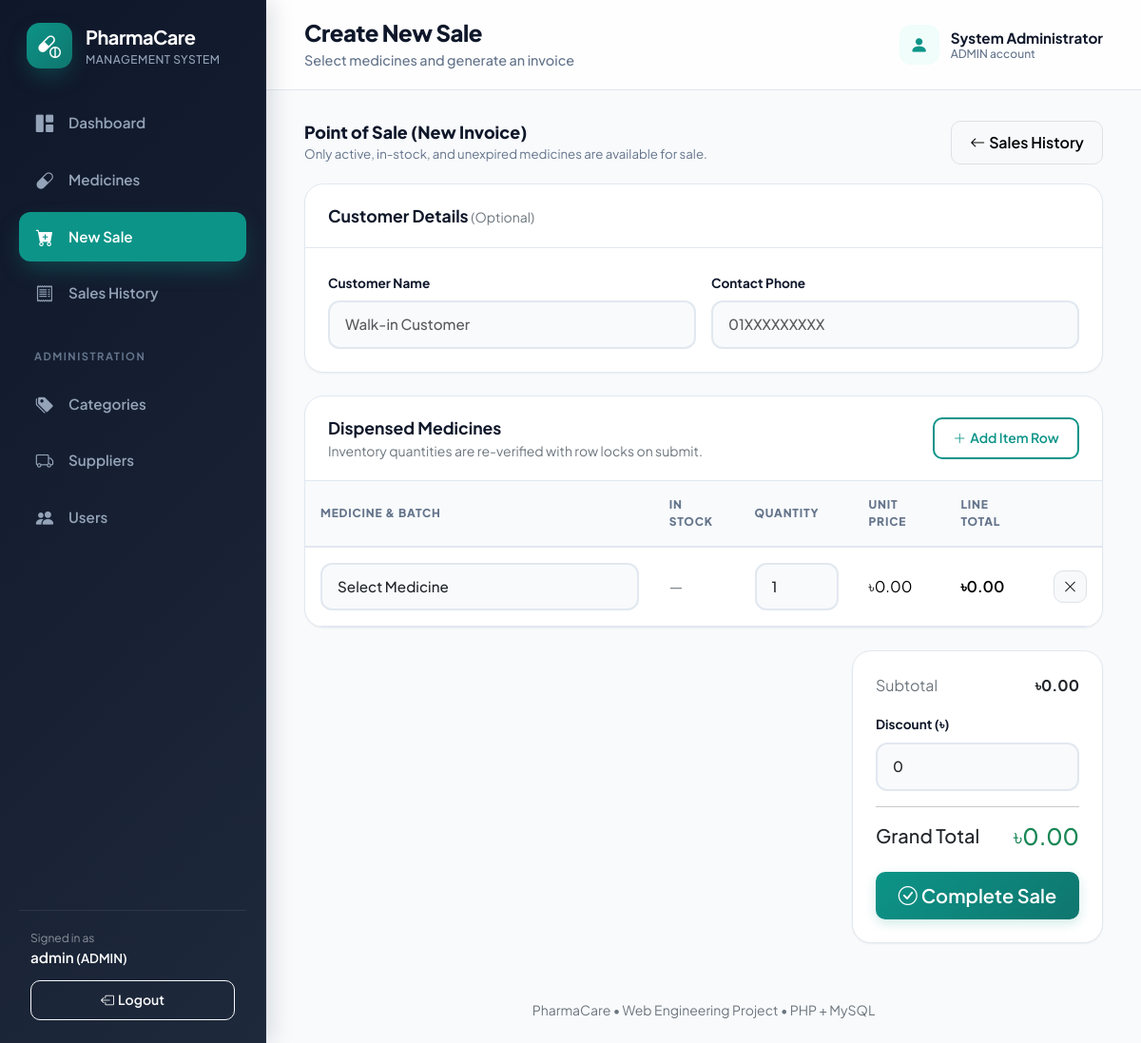
/index.php?page=sale_form (signed in), run on the app's committed database.
### tables this page shows
CREATE TABLE IF NOT EXISTS app_users (
 id BIGINT UNSIGNED NOT NULL AUTO_INCREMENT PRIMARY KEY,
 full_name VARCHAR(80) NOT NULL,
 username VARCHAR(50) NOT NULL UNIQUE,
 email VARCHAR(120) NULL UNIQUE,
 phone VARCHAR(30) NULL,
 address VARCHAR(255) NULL,
 password VARCHAR(255) NOT NULL,
 role ENUM('ADMIN','STAFF','CUSTOMER') NOT NULL DEFAULT 'CUSTOMER',
 enabled TINYINT(1) NOT NULL DEFAULT 1,
 created_at DATETIME NOT NULL DEFAULT CURRENT_TIMESTAMP
);

### index.php (called while the page is built, shortened)
<?php
require __DIR__ . '/includes/bootstrap.php';
$page = (string)($_GET['page'] ?? 'dashboard');
require_login();
require __DIR__ . '/includes/header.php';
include __DIR__ . '/pages/' . $page . '.php';
require __DIR__ . '/includes/footer.php';

### includes/functions.php (called while the page is built, shortened)
<?php
function e(mixed $value): string { return htmlspecialchars((string)($value ?? ''), ENT_QUOTES | ENT_SUBSTITUTE, 'UTF-8'); }
function url(string $page = 'dashboard', array $params = []): string { return 'index.php?' . http_build_query(['page' => $page] + $params); }
function fetch_all(string $sql, array $params = []): array { $stmt = db()->prepare($sql); $stmt->execute($params); return $stmt->fetchAll(); }
function fetch_one(string $sql, array $params = []): ?array { $stmt = db()->prepare($sql); $stmt->execute($params); $data = $stmt->fetch(); return $data ?: null; }
function user(): ?array { return $_SESSION['user'] ?? null; }
function require_login(): void {
    $row = fetch_one('SELECT id,full_name,username,role,enabled FROM app_users WHERE id=?', [user()['id']]);
}
function page_title(string $page): string { return [
    'dashboard' => 'Dashboard', 'medicines' => 'Medicine Inventory', 'medicine_form' => 'Medicine Details',
    'sales' => 'Sales History', 'sale_form' => 'Create New Sale', 'invoice' => 'Sales Invoice',
    'categories' => 'Medicine Categories', 'suppliers' => 'Suppliers', 'users' => 'User Management'
][$page] ?? 'PharmaCare'; }

### includes/bootstrap.php (called while the page is built, shortened)
<?php
$config = require dirname(__DIR__) . '/config.php';
require_once __DIR__ . '/functions.php';
function db(): PDO
{
    static $pdo = null;
    if ($pdo === null) {
        global $config;
        $dsn = 'mysql:host=' . $config['db_host'] . ';port=' . (int)($config['db_port'] ?? 3306) . ';dbname=' . $config['db_name'] . ';charset=utf8mb4';
        try {
            $pdo = new PDO($dsn, (string)$config['db_user'], (string)$config['db_pass'], [
                PDO::ATTR_ERRMODE => PDO::ERRMODE_EXCEPTION,
                PDO::ATTR_DEFAULT_FETCH_MODE => PDO::FETCH_ASSOC,
                PDO::ATTR_EMULATE_PREPARES => false,
            ]);
            $pdo->exec("SET time_zone = '+06:00'");
        } catch (PDOException $e) {
            http_response_code(500);
            die("
            <!doctype html>
            <html lang='en'>
            <head>
                <meta charset='utf-8'>
                <title>Database Connection Issue | PharmaCare</title>
                <style>
                    body { font-family: -apple-system, BlinkMacSystemFont, 'Segoe UI', Roboto, Helvetica, Arial, sans-serif; background: #f8fafc; color: #1e293b; padding: 40px 20px; }
                    .card { max-width: 600px; margin: 0 auto; background: #ffffff; border-radius: 12px; border: 1px solid #e2e8f0; padding: 32px; box-shadow: 0 4px 6px -1px rgba(0,0,0,0.05); }
                    h2 { color: #dc2626; margin-top: 0; font-size: 20px; }
                    .alert { background: #fef2f2; border: 1px solid #fee2e2; color: #991b1b; padding: 12px 16px; border-radius: 8px; font-size: 14px; margin-bottom: 20px; }
                    ul { padding-left: 20px; font-size: 14px; line-height: 1.6; }
                    code { background: #f1f5f9; padding: 2px 6px; border-radius: 4px; font-family: monospace; color: #0f172a; }
                </style>
            </head>
            <body>
                <div class='card'>
                    <h2>Database Connection Failed</h2>
                    <div class='alert'>" . htmlspecialchars($e->getMessage(), ENT_QUOTES, 'UTF-8') . "</div>
                    <p>Please check your <code>config.php</code> credentials:</p>
                    <ul>
                        <li><strong>Host:</strong> <code>" . htmlspecialchars((string)($config['db_host'] ?? ''), ENT_QUOTES, 'UTF-8') . "</code></li>
                        <li><strong>Database:</strong> <code>" . htmlspecialchars((string)($config['db_name'] ?? ''), ENT_QUOTES, 'UTF-8') . "</code></li>
                        <li><strong>User:</strong> <code>" . htmlspecialchars((string)($config['db_user'] ?? ''), ENT_QUOTES, 'UTF-8') . "</code></li>
                    </ul>
                    <p style='font-size: 13px; color: #64748b;'>Make sure your database is created in InfinityFree cPanel and <code>infinityfree_import.sql</code> has been imported.</p>
                </div>
            </body>
            </html>
            ");
        }
    }
    return $pdo;
}

### pages/sale_form.php (the view, shortened to what this page needs)
<?php
$medicines = fetch_all('SELECT id, name, brand_name, batch_number, quantity, selling_price, prescription_required FROM medicines WHERE active = 1 AND expiry_date >= CURDATE() AND quantity > 0 ORDER BY name, batch_number');
?>
<div class="page-intro">
    <div>
        <h2>Point of Sale (New Invoice)</h2>
        <p>Only active, in-stock, and unexpired medicines are available for sale.</p>
    </div>
    <a href="<?= e(url('sales')) ?>" class="btn btn-light border">
        <i class="bi bi-arrow-left me-1"></i>Sales History
    </a>
</div>
<form action="actions.php" method="post" id="saleForm">
    <div class="card mb-4">
        <div class="card-header">
            <strong>Customer Details</strong> <span class="text-secondary small">(Optional)</span>
        </div>
        <div class="card-body">
            <div class="row g-3">
                <div class="col-md-6">
                    <label class="form-label" for="customer_name">Customer Name</label>
                    <input class="form-control" id="customer_name" name="customer_name" maxlength="100" placeholder="Walk-in Customer">
                </div>
                <div class="col-md-6">
                    <label class="form-label" for="customer_phone">Contact Phone</label>
                    <input class="form-control" id="customer_phone" name="customer_phone" maxlength="30" placeholder="01XXXXXXXXX">
                </div>
            </div>
        </div>
    </div>
    <div class="card mb-4">
        <div class="card-header d-flex justify-content-between align-items-center">
            <div>
                <strong>Dispensed Medicines</strong>
                <div class="small text-secondary">Inventory quantities are re-verified with row locks on submit.</div>
            </div>
            <button type="button" id="addRow" class="btn btn-sm btn-outline-primary">
                <i class="bi bi-plus-lg me-1"></i>Add Item Row
            </button>
        </div>
        <div class="table-responsive">
            <table class="table" id="saleTable">
                <thead>
                    <tr>
                        <th style="min-width: 285px">Medicine &amp; Batch</th>
                        <th>In Stock</th>
                        <th style="width: 120px">Quantity</th>
                        <th>Unit Price</th>
                        <th>Line Total</th>
                        <th style="width: 40px"></th>
                    </tr>
                </thead>
                <tbody id="saleRows"></tbody>
            </table>
        </div>
    </div>
    <div class="row justify-content-end">
        <div class="col-lg-5 col-xl-4">
            <div class="card">
                <div class="card-body">
                    <div class="d-flex justify-content-between mb-3">
                        <span class="text-secondary">Subtotal</span>
                        <strong id="subtotalText">৳0.00</strong>
                    </div>
                    <div class="mb-3">
                        <label for="discountInput" class="form-label">Discount (৳)</label>
                        <input type="number" min="0" step="0.01" name="discount" value="0" id="discountInput" class="form-control">
                    </div>
                    <hr>
                    <div class="d-flex justify-content-between align-items-center mb-4">
                        <span class="h5 mb-0">Grand Total</span>
                        <strong class="h4 text-success mb-0" id="grandTotalText">৳0.00</strong>
                    </div>
                    <button type="submit" class="btn btn-primary btn-lg w-100" <?= !$medicines ? 'disabled' : '' ?>>
                        <i class="bi bi-check-circle me-1"></i>Complete Sale
                    </button>
                </div>
            </div>
        </div>
    </div>
</form>
<template id="saleRowTemplate">
    <tr class="sale-row">
        <td>
            <select class="form-select medicine-select" name="medicine_id[]" required>
                <option value="">Select Medicine</option>
            </select>
        </td>
        <td class="stock-cell text-secondary">—</td>
        <td>
            <input name="quantity[]" type="number" min="1" step="1" value="1" class="form-control quantity-input" required>
        </td>
        <td class="price-cell">৳0.00</td>
        <td class="line-total fw-semibold">৳0.00</td>
        <td>
            <button class="btn btn-sm btn-light border remove-row" type="button" aria-label="Remove item">
                <i class="bi bi-x-lg"></i>
            </button>
        </td>
    </tr>
</template>

### includes/header.php (shortened to what this page needs)
<?php
$active = match($page) { 'medicine_form'=>'medicines','invoice'=>'sales','sale_form'=>'sale_form',default=>$page };
$heading = page_title($page);
$subtitles = [
 'dashboard' => 'Current pharmacy stock and sales overview',
 'medicines' => 'Search stock, prices, batch and expiry information',
 'medicine_form' => 'Enter medicine, stock, price and expiry details',
 'sale_form' => 'Select medicines and generate an invoice',
 'sales' => 'Review completed sales and print invoices',
 'invoice' => 'Printable receipt for the completed sale',
 'categories' => 'Organize medicines into searchable groups',
 'suppliers' => 'Manage supplier and contact information',
 'users' => 'Create staff accounts and control access',
];
$links = [
 ['dashboard','grid-1x2-fill','Dashboard','dashboard'],
 ['medicines','capsule','Medicines','medicines'],
 ['sale_form','cart-plus-fill','New Sale','sale_form'],
 ['sales','receipt','Sales History','sales'],
];
if (is_admin()) {
 $links[] = ['section', '', 'Administration', ''];
 $links[] = ['categories', 'tags-fill','Categories','categories'];
 $links[] = ['suppliers','truck','Suppliers','suppliers'];
 $links[] = ['users','people-fill','Users','users'];
}
?>
<!doctype html><html lang="en"><head>
<link href="https://cdn.jsdelivr.net/npm/bootstrap@5.3.3/dist/css/bootstrap.min.css" rel="stylesheet">
<link href="https://cdn.jsdelivr.net/npm/bootstrap-icons@1.11.3/font/bootstrap-icons.min.css" rel="stylesheet">
<link rel="stylesheet" href="assets/css/app.css"></head><body>
<aside class="app-sidebar">
 <a class="brand" href="<?=e(url('dashboard'))?>"><span class="brand-mark"><i class="bi bi-capsule-pill"></i></span><span><strong>PharmaCare</strong><small>Management System</small></span></a>
 <nav class="sidebar-nav">
 <?php foreach ($links as [$dest, $icon, $label, $selected]): ?>
 <?php if ($dest === 'section'): ?><div class="nav-section"><?=e($label)?></div>
 <?php else: ?><a class="<?=($active === $selected ? 'active' : '')?>" href="<?=e(url($dest))?>"><i class="bi bi-<?=e($icon)?>"></i><span><?=e($label)?></span></a><?php endif; ?>
 <?php endforeach; ?>
 </nav>
 <div class="sidebar-footer"><div class="small text-white-50">Signed in as</div><div class="fw-semibold text-white text-truncate"><?=e(user()['username'])?> <small>(<?=e(user()['role'])?>)</small></div>
 <form method="post" action="actions.php"><input type="hidden" name="action" value="logout"><?=csrf_field()?><button class="btn btn-sm btn-outline-light w-100" type="submit"><i class="bi bi-box-arrow-left me-1"></i><span>Logout</span></button></form></div>
</aside>
<div class="app-main">
 <header class="app-topbar"><div class="d-flex align-items-center gap-3"><button type="button" class="btn btn-light d-sm-none" id="mobileMenuBtn" aria-label="Open menu"><i class="bi bi-list fs-5"></i></button><div><h1><?=e($heading)?></h1><p><?=e($subtitles[$page]??'PharmaCare Management System')?></p></div></div><div class="topbar-user"><span class="avatar"><i class="bi bi-person-fill"></i></span><span><strong><?=e(user()['full_name'])?></strong><small><?=e(user()['role'])?> account</small></span></div></header>
 <main class="content">

### data on the page
app_users: username "admin", role "ADMIN", full_name "System Administrator"

### other printed values
$label "Dashboard"
$label "Medicines"
$label "New Sale"
$label "Sales History"
$label "ADMINISTRATION"
$label "Categories"
$label "Suppliers"
$label "Users"
$heading "Create New Sale"
$subtitles[$page] "Select medicines and generate an invoice"
